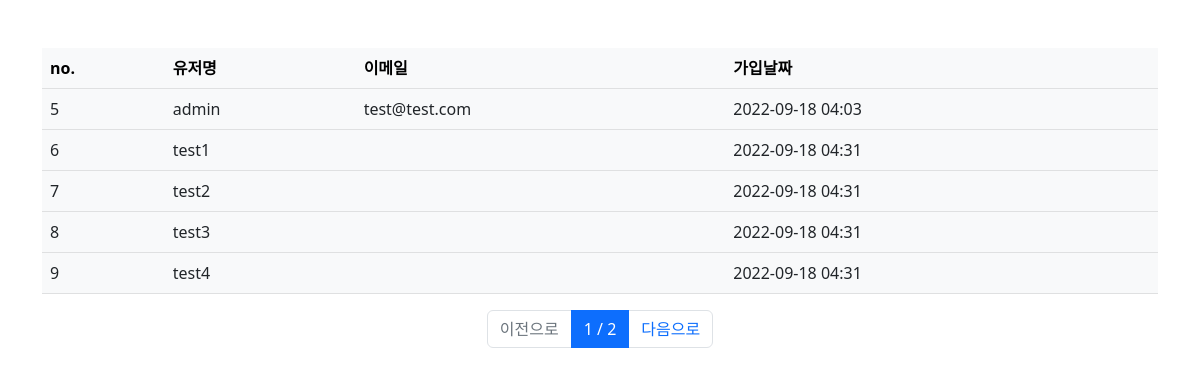
Screenshot of /users/ (signed in) with the database file from the repository.
### user/models.py (models this page shows, shortened)
class User(AbstractUser):
    register_date = models.DateTimeField(auto_now_add=True, verbose_name="등록날짜")
    class Meta:
        verbose_name = "사용자"
        verbose_name_plural = "사용자"

### user/views.py (the view)
# urls.py: path("users/", user_list_view, name="user_list"),
@login_required(login_url='/login/')
def user_list_view(request):
    user_list = User.objects.all()
    paginator = Paginator(user_list, 5)
    page_number = request.GET.get('page')
    if page_number is None:
        page_number = 1
    users = paginator.get_page(page_number)
    return render(request, "users.html", {"users": users})

### templates/users.html
{% extends 'base.html' %}
{% block content %}
  <div class="container">
<div class="row mt-5">
  <div class="col-12">
    <table class="table table-light">
      <thead class="thead-light">
        <tr>
          <th scope="col">no.</th>
          <th scope="col">유저명</th>
          <th scope="col">이메일</th>
          <th scope="col">가입날짜</th>
        </tr>
      </thead>
      <tbody class="text-dark">
        {% for user in users %}
        <tr>
          <td scope="row">{{ user.id }}</td>
          <td>{{ user.username }}</td>
          <td>{{ user.email }}</td>
          <td>{{ user.register_date|date:'Y-m-d H:i' }}</td>
        </tr>
        {% endfor %}
      </tbody>
    </table>
  </div>
</div>
<nav>
  <ul class="pagination justify-content-center">
    {% if users.has_previous %}
    <li class="page-item">
      <a class="page-link" href="?page={{ users.previous_page_number }}">이전으로</a>
    </li>
    {% else %}
    <li class="page-item disabled">
      <a class="page-link" href="#">이전으로</a>
    </li>
    {% endif %}
    <li class="page-item active">
      <a class="page-link" href="#">{{ users.number }} / {{ users.paginator.num_pages }}</a>
    </li>
    {% if users.has_next %}
    <li class="page-item">
      <a class="page-link" href="?page={{ users.next_page_number }}">다음으로</a>
    {% else %}
    <li class="page-item disabled">
      <a class="page-link disabled" href="#">다음으로</a>
    {% endif %}
    </li>
  </ul>
</nav>
  </div>
{% endblock %}

### templates/base.html (shortened to what this page needs)
<!DOCTYPE html>
<html lang = "ko">
<head>
  <link href="https://cdn.jsdelivr.net/npm/bootstrap@5.2.1/dist/css/bootstrap.min.css" rel="stylesheet">
</head>
<body>
{% block content %}
{% endblock content %}
</body>
</html>

### rows the page displays
User: id "5", username "admin", email "test@test.com", register_date "2022-09-18 04:03"
User: id "6", username "test1", register_date "2022-09-18 04:31"
User: id "7", username "test2", register_date "2022-09-18 04:31"
User: id "8", username "test3", register_date "2022-09-18 04:31"
User: id "9", username "test4", register_date "2022-09-18 04:31"

### other values shown
{{ users.number }} "1"
{{ users.paginator.num_pages }} "2"
